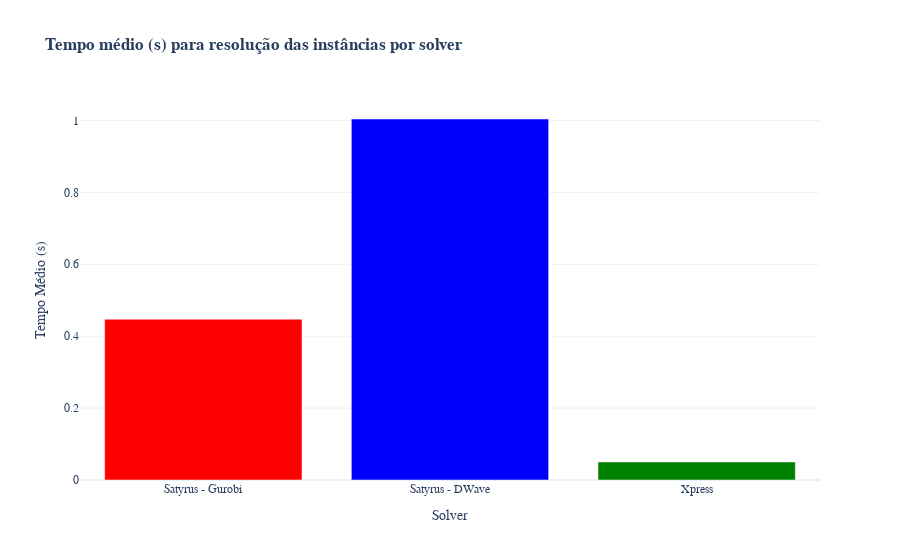

Notebook code cell kept with this figure:
### Code cell
# plota a média do tempo de resolução para cada solver
solver_color = {'sat_gurobi_time': ['Satyrus - Gurobi','red'],
                'satyrus_dwave_time': ['Satyrus - DWave','blue'], 'xpress_time': ['Xpress','green']}

fig = go.Figure()
for key, value in solver_color.items():
    y = [results[key].mean()]
    x = [value[0]]
    fig.add_trace(go.Bar(x=x, y=y, marker=dict(color=value[1])))

fig.update_layout(
    title='<b>Tempo médio (s) para resolução das instâncias por solver</b>',
    xaxis = dict(title='Solver'),
    yaxis = dict(title='Tempo Médio (s)'),
    template='plotly_white',
    font=dict(family='Arial'),
    showlegend=False,
)

fig.show()

### Figure 1 — Plotly figure (JSON) as saved in the notebook; plotly's stock layout.template omitted (floating-point values rounded to 4 significant figures)
{"data": [{"marker": {"color": "red"}, "type": "bar", "x": ["Satyrus - Gurobi"], "y": [0.4472]}, {"marker": {"color": "blue"}, "type": "bar", "x": ["Satyrus - DWave"], "y": [1.004]}, {"marker": {"color": "green"}, "type": "bar", "x": ["Xpress"], "y": [0.05017]}], "layout": {"font": {"family": "Arial"}, "showlegend": false, "title": {"text": "<b>Tempo médio (s) para resolução das instâncias por solver</b>"}, "xaxis": {"title": {"text": "Solver"}}, "yaxis": {"title": {"text": "Tempo Médio (s)"}}}}
